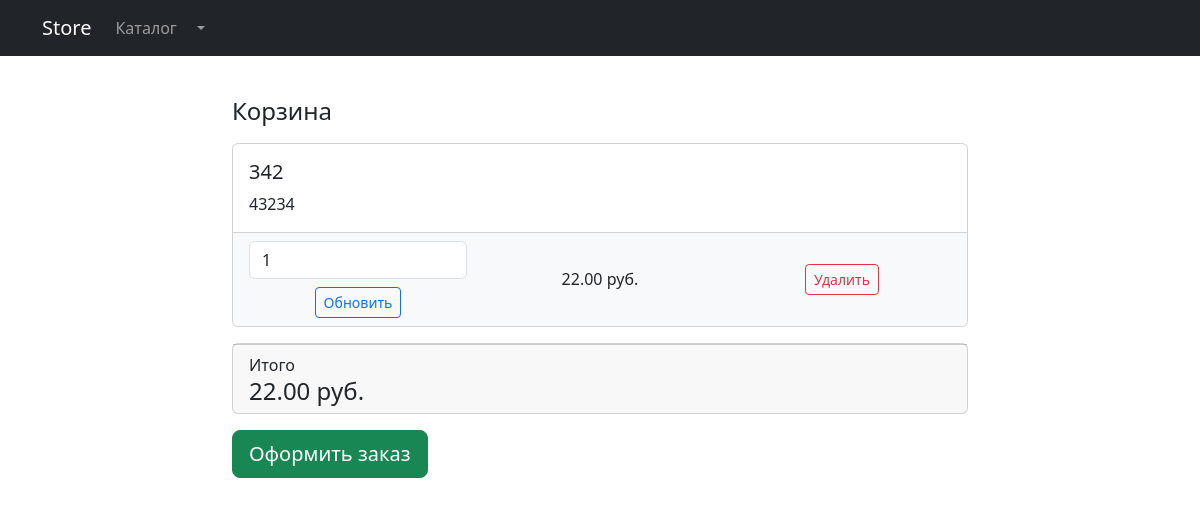
The app's page /products/basket/ (signed in), older data.
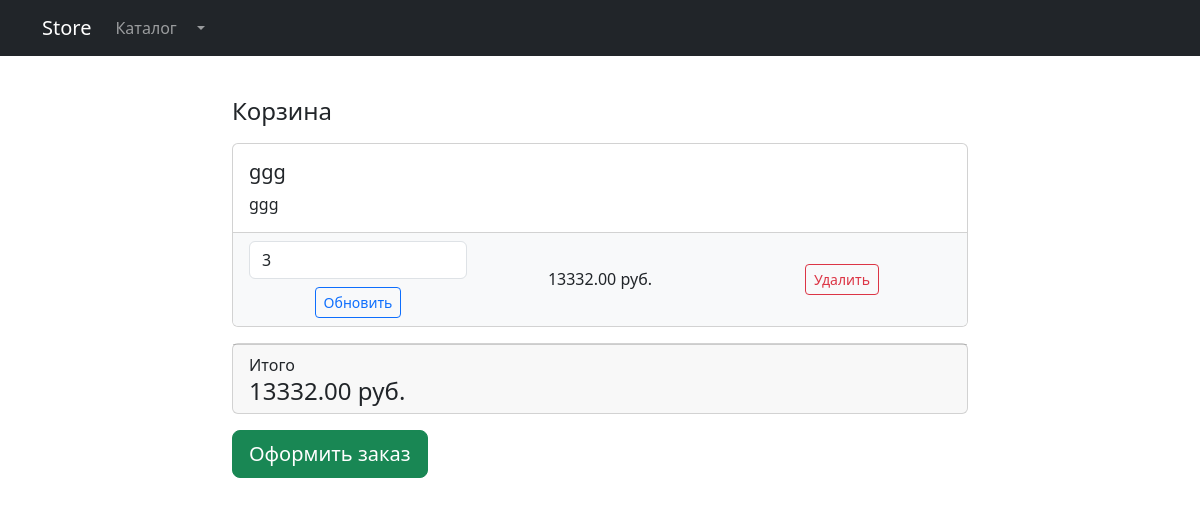
The same page, newer data.
### products/models.py (models this page shows, shortened)
class Basket(models.Model):
    user = models.ForeignKey(to=settings.AUTH_USER_MODEL, on_delete=models.CASCADE)
    product = models.ForeignKey(to=Product, on_delete=models.CASCADE)
    quantity = models.PositiveIntegerField(default=0)
    created_timestamp = models.DateTimeField(auto_now_add=True)
    @property
    def sum(self):
        return self.quantity * self.product.price

class Product(models.Model):
    name = models.CharField(max_length=200)
    description = models.TextField(null=True, blank=True)
    price = models.DecimalField(max_digits=10, decimal_places=2)
    quantity = models.PositiveIntegerField()
    image = models.ImageField(upload_to="product_images/", null=True, blank=True)
    category = models.ForeignKey(
        ProductCategory,
        related_name="products",
        on_delete=models.CASCADE,
    )

### products/views.py (the view)
# urls.py: path("basket/", views.basket, name="basket"),
@login_required
def basket(request):
    basket_items = (
        Basket.objects.filter(user=request.user)
        .select_related("product")
        .order_by("-created_timestamp")
    )
    context = {
        "title": "Store - Корзина",
        "basket": basket_items,
        "basket_total_sum": sum((item.sum for item in basket_items), 0),
        "basket_total_quantity": sum((item.quantity for item in basket_items), 0),
    }
    return render(request, "products/basket_page.html", context)

### products/templates/products/basket_page.html
{% extends "products/base.html" %}
{% block content %}
  <div class="container" style="padding-top: 80px;">
    <div class="row">
      <div class="col-lg-8 mx-auto">
        {% include "products/basket.html" %}
      </div>
    </div>
  </div>
{% endblock %}

### products/templates/products/base.html (shortened to what this page needs)
{% load static %}
<!DOCTYPE html>
<html lang="en">
  <head>
    <link
      href="{% static 'vendor/bootstrap/css/bootstrap.min.css' %}"
      rel="stylesheet"
    />
  </head>
  <body>
    <nav class="navbar navbar-expand-lg navbar-dark bg-dark fixed-top">
      <div class="container">
        <a class="navbar-brand" href="{% url 'products:index' %}">Store</a>
        <div class="collapse navbar-collapse" id="navbarResponsive">
          <ul class="navbar-nav ml-auto">
            <li class="nav-item">
              <a class="nav-link" href="{% url 'products:index' %}"
                >Каталог
              </a>
            </li>
            {% if user.is_authenticated %}
            <li class="nav-item dropdown">
              <a
                class="nav-link dropdown-toggle"
                href="#"
                id="navbarDropdown"
                role="button"
                data-bs-toggle="dropdown"
                aria-expanded="false"
              >
              </a>
            </li>
            {% else %}
            <li class="nav-item">
              <a class="nav-link" href="{% url 'users:login' %}"> Войти </a>
            </li>
            {% endif %}
          </ul>
        </div>
      </div>
    </nav>
    {% block content %}{% endblock %} {% block footer %}{% endblock %}
  </body>
</html>

### products/templates/products/basket.html (shortened to what this page needs)
{% if basket %}
  <h4 class="mt-3 mb-3 d-flex justify-content-between align-items-center">
    Корзина
    <span class="badge badge-secondary badge-pill">{% if basket_total_quantity %}{{ basket_total_quantity }}{% else %}{{ basket|length }}{% endif %}</span>
  </h4>
  {% for item in basket %}
    <div class="card mb-3">
      <div class="card-body">
        <h5 class="card-title">{{ item.product.name }}</h5>
        {% if item.product.description %}
          <p class="card-text">{{ item.product.description }}</p>
        {% endif %}
      </div>
      <ul class="list-group list-group-flush">
        <li class="list-group-item bg-light">
          <div class="row text-center align-items-center">
            <div class="col-lg-4">
              <form action="{% url 'products:basket_update' item.id %}" method="post">
                <input
                  name="quantity"
                  type="number"
                  class="form-control mb-2"
                  value="{{ item.quantity }}"
                  min="1"
                  max="{{ item.product.quantity }}"
                />
                <button type="submit" class="btn btn-sm btn-outline-primary">
                  Обновить
                </button>
              </form>
            </div>
            <div class="col-lg-4">
              {{ item.sum }} руб.
            </div>
            <div class="col-lg-4">
              <form action="{% url 'products:basket_remove' item.id %}" method="post">
                <button type="submit" class="btn btn-sm btn-outline-danger">
                  Удалить
                </button>
              </form>
            </div>
          </div>
        </li>
      </ul>
    </div>
  {% endfor %}
  <div class="card mb-3">
    <div class="card-footer">
      <p class="float-left mb-0">Итого</p>
      <h4 class="float-right mb-0">{{ basket_total_sum }} руб.</h4>
    </div>
  </div>
  <a class="btn btn-success btn-lg float-right" href="#">
    Оформить заказ
  </a>
{% else %}
  <h4 class="mt-3 mb-3 d-flex justify-content-center mb-3">
    Корзина пуста
  </h4>
{% endif %}

Row changes from the older to the newer data that the page shows:
removed Basket: product.name "342", product.description "43234", quantity "1", sum "22.00"
added Basket: product.name "ggg", product.description "ggg", quantity "3", sum "13332.00"
Text that changed along with them:
{{ basket_total_sum }}: "22.00" → "13332.00"
